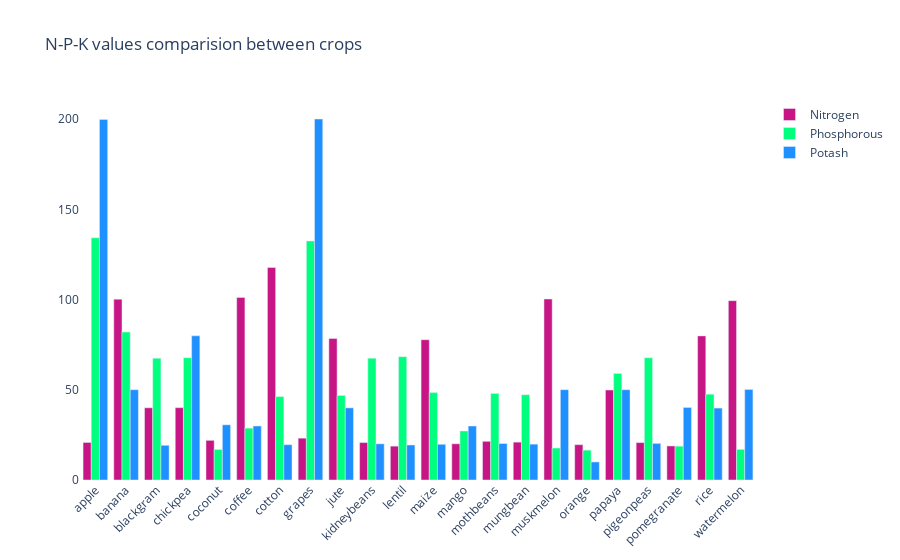

Source (notebook cell):
### Code cell
fig = go.Figure()
fig.add_trace(go.Bar(
    x=crop_summary.index,
    y=crop_summary['N'],
    name='Nitrogen',
    marker_color='mediumvioletred'
))
fig.add_trace(go.Bar(
    x=crop_summary.index,
    y=crop_summary['P'],
    name='Phosphorous',
    marker_color='springgreen'
))
fig.add_trace(go.Bar(
    x=crop_summary.index,
    y=crop_summary['K'],
    name='Potash',
    marker_color='dodgerblue'
))

fig.update_layout(title="N-P-K values comparision between crops",
                  plot_bgcolor='white',
                  barmode='group',
                  xaxis_tickangle=-45)

fig.show()

### Figure 1 — Plotly figure (JSON) as saved in the notebook; plotly's stock layout.template omitted (floating-point values rounded to 4 significant figures)
{"data": [{"marker": {"color": "mediumvioletred"}, "name": "Nitrogen", "type": "bar", "x": ["apple", "banana", "blackgram", "chickpea", "coconut", "coffee", "cotton", "grapes", "jute", "kidneybeans", "lentil", "maize", "mango", "mothbeans", "mungbean", "muskmelon", "orange", "papaya", "pigeonpeas", "pomegranate", "rice", "watermelon"], "y": [20.8, 100.2, 40.02, 40.09, 21.98, 101.2, 117.8, 23.18, 78.4, 20.75, 18.77, 77.76, 20.07, 21.44, 20.99, 100.3, 19.58, 49.88, 20.73, 18.87, 79.89, 99.42]}, {"marker": {"color": "springgreen"}, "name": "Phosphorous", "type": "bar", "x": ["apple", "banana", "blackgram", "chickpea", "coconut", "coffee", "cotton", "grapes", "jute", "kidneybeans", "lentil", "maize", "mango", "mothbeans", "mungbean", "muskmelon", "orange", "papaya", "pigeonpeas", "pomegranate", "rice", "watermelon"], "y": [134.2, 82.01, 67.47, 67.79, 16.93, 28.74, 46.24, 132.5, 46.86, 67.54, 68.36, 48.44, 27.18, 48.01, 47.28, 17.72, 16.55, 59.05, 67.73, 18.75, 47.58, 17.0]}, {"marker": {"color": "dodgerblue"}, "name": "Potash", "type": "bar", "x": ["apple", "banana", "blackgram", "chickpea", "coconut", "coffee", "cotton", "grapes", "jute", "kidneybeans", "lentil", "maize", "mango", "mothbeans", "mungbean", "muskmelon", "orange", "papaya", "pigeonpeas", "pomegranate", "rice", "watermelon"], "y": [199.9, 50.05, 19.24, 79.92, 30.59, 29.94, 19.56, 200.1, 39.99, 20.05, 19.41, 19.79, 29.92, 20.23, 19.87, 50.08, 10.01, 50.04, 20.29, 40.21, 39.87, 50.22]}], "layout": {"barmode": "group", "plot_bgcolor": "white", "title": {"text": "N-P-K values comparision between crops"}, "xaxis": {"tickangle": -45}}}
